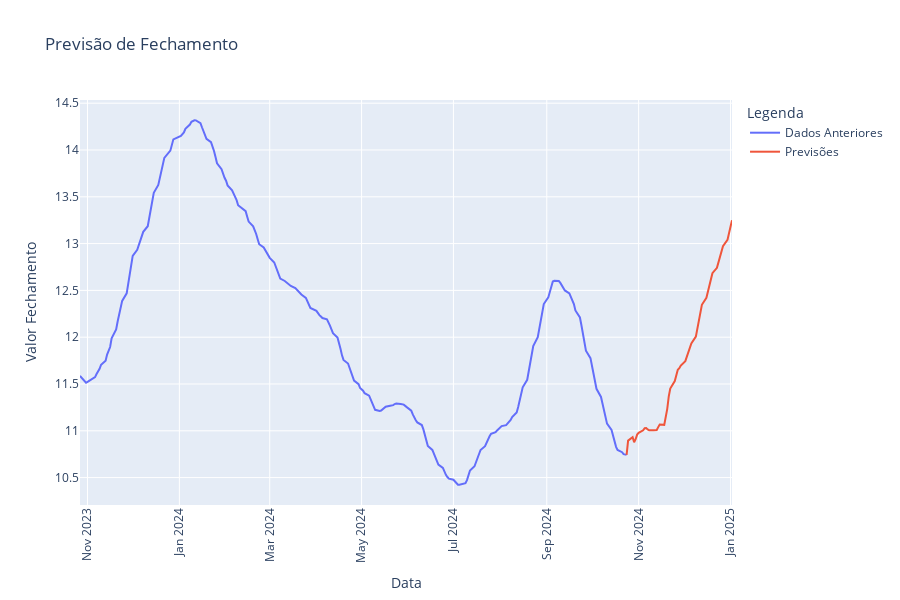

Notebook source saved alongside this figure:
### Code cell
fig = go.Figure()

# Linha do dataset original 'dados'
fig.add_trace(go.Scatter(x=dados.index[-(days_to_predict*5):], 
                         y=dados[target][-(days_to_predict*5):], 
                         mode='lines', 
                         name='Dados Anteriores'))

# Linha dos dados previstos 'dados_forward'
fig.add_trace(go.Scatter(x=dados_forward.index[-(days_to_predict+1):], 
                         y=dados_forward[target][-(days_to_predict+1):], 
                         mode='lines', 
                         name='Previsões'))

# Ajuste dos rótulos do eixo x e rotação
fig.update_layout(
    xaxis=dict(tickangle=-90),  # Rotação vertical dos rótulos
    title="Previsão de Fechamento",
    xaxis_title="Data",
    yaxis_title="Valor Fechamento",
    legend_title="Legenda",
    height=600,
    width=900
)

# Exibindo o gráfico
fig.show()

### Figure 1 — Plotly figure (JSON) as saved in the notebook; plotly's stock layout.template omitted (floating-point values rounded to 4 significant figures; data arrays with more than 128 entries replaced by an {"elided": "..."} marker saying what was removed)
{"data": [{"mode": "lines", "name": "Dados Anteriores", "type": "scatter", "x": {"elided": "250 str values"}, "y": {"elided": "250 float values"}}, {"mode": "lines", "name": "Previsões", "type": "scatter", "x": ["2024-10-24T00:00:00", "2024-10-25T00:00:00", "2024-10-28T00:00:00", "2024-10-29T00:00:00", "2024-10-30T00:00:00", "2024-10-31T00:00:00", "2024-11-01T00:00:00", "2024-11-04T00:00:00", "2024-11-05T00:00:00", "2024-11-06T00:00:00", "2024-11-07T00:00:00", "2024-11-08T00:00:00", "2024-11-11T00:00:00", "2024-11-12T00:00:00", "2024-11-13T00:00:00", "2024-11-14T00:00:00", "2024-11-15T00:00:00", "2024-11-18T00:00:00", "2024-11-19T00:00:00", "2024-11-20T00:00:00", "2024-11-21T00:00:00", "2024-11-22T00:00:00", "2024-11-25T00:00:00", "2024-11-26T00:00:00", "2024-11-27T00:00:00", "2024-11-28T00:00:00", "2024-11-29T00:00:00", "2024-12-02T00:00:00", "2024-12-03T00:00:00", "2024-12-04T00:00:00", "2024-12-05T00:00:00", "2024-12-06T00:00:00", "2024-12-09T00:00:00", "2024-12-10T00:00:00", "2024-12-11T00:00:00", "2024-12-12T00:00:00", "2024-12-13T00:00:00", "2024-12-16T00:00:00", "2024-12-17T00:00:00", "2024-12-18T00:00:00", "2024-12-19T00:00:00", "2024-12-20T00:00:00", "2024-12-23T00:00:00", "2024-12-24T00:00:00", "2024-12-25T00:00:00", "2024-12-26T00:00:00", "2024-12-27T00:00:00", "2024-12-30T00:00:00", "2024-12-31T00:00:00", "2025-01-01T00:00:00", "2025-01-02T00:00:00"], "y": [10.74, 10.89, 10.93, 10.88, 10.91, 10.96, 10.98, 11.01, 11.03, 11.03, 11.01, 11.01, 11.0, 11.0, 11.01, 11.04, 11.07, 11.06, 11.15, 11.23, 11.37, 11.45, 11.53, 11.6, 11.65, 11.67, 11.7, 11.74, 11.79, 11.84, 11.88, 11.93, 12.01, 12.1, 12.2, 12.27, 12.35, 12.42, 12.49, 12.56, 12.62, 12.68, 12.74, 12.79, 12.85, 12.91, 12.97, 13.04, 13.11, 13.18, 13.25]}], "layout": {"height": 600, "legend": {"title": {"text": "Legenda"}}, "title": {"text": "Previsão de Fechamento"}, "width": 900, "xaxis": {"tickangle": -90, "title": {"text": "Data"}}, "yaxis": {"title": {"text": "Valor Fechamento"}}}}
